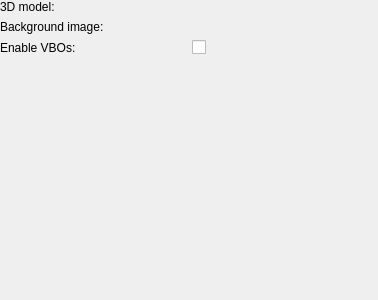
<?xml version="1.0" encoding="UTF-8"?>
<ui version="4.0">
 <class>ModelViewOptionsPage</class>
 <widget class="QWidget" name="ModelViewOptionsPage">
  <property name="geometry">
   <rect>
    <x>0</x>
    <y>0</y>
    <width>378</width>
    <height>300</height>
   </rect>
  </property>
  <property name="windowTitle">
   <string>Form</string>
  </property>
  <layout class="QGridLayout" name="gridLayout">
   <property name="margin">
    <number>0</number>
   </property>
   <item row="0" column="0">
    <widget class="QLabel" name="label">
     <property name="text">
      <string>3D model:</string>
     </property>
    </widget>
   </item>
   <item row="1" column="0">
    <widget class="QLabel" name="label_2">
     <property name="text">
      <string>Background image:</string>
     </property>
    </widget>
   </item>
   <item row="1" column="1">
    <widget class="Utils::PathChooser" name="backgroundPathChooser" native="true">
     <property name="toolTip">
      <string>Select the image that is shown in the background.</string>
     </property>
    </widget>
   </item>
   <item row="0" column="1">
    <widget class="Utils::PathChooser" name="modelPathChooser" native="true">
     <property name="toolTip">
      <string>Select the 3D model file here.</string>
     </property>
    </widget>
   </item>
   <item row="3" column="0">
    <spacer name="verticalSpacer">
     <property name="orientation">
      <enum>Qt::Vertical</enum>
     </property>
     <property name="sizeHint" stdset="0">
      <size>
       <width>20</width>
       <height>40</height>
      </size>
     </property>
    </spacer>
   </item>
   <item row="2" column="1">
    <widget class="QCheckBox" name="enableVbo">
     <property name="toolTip">
      <string>Click to enable the use of Vertical Blanking.
It is not enabled by default because some graphic cards do not
support it, and crash the GCS. Enabling improves performance, though, so you can experiment at your own risk.</string>
     </property>
     <property name="whatsThis">
      <string>VBO allow for performance gains for GPUs that support it (most cards).  This may cause cards with faulty drivers to crash.</string>
     </property>
     <property name="text">
      <string/>
     </property>
    </widget>
   </item>
   <item row="2" column="0">
    <widget class="QLabel" name="label_3">
     <property name="text">
      <string>Enable VBOs:</string>
     </property>
    </widget>
   </item>
  </layout>
 </widget>
 <customwidgets>
  <customwidget>
   <class>Utils::PathChooser</class>
   <extends>QWidget</extends>
   <header>utils/pathchooser.h</header>
   <container>1</container>
  </customwidget>
 </customwidgets>
 <resources/>
 <connections/>
</ui>
